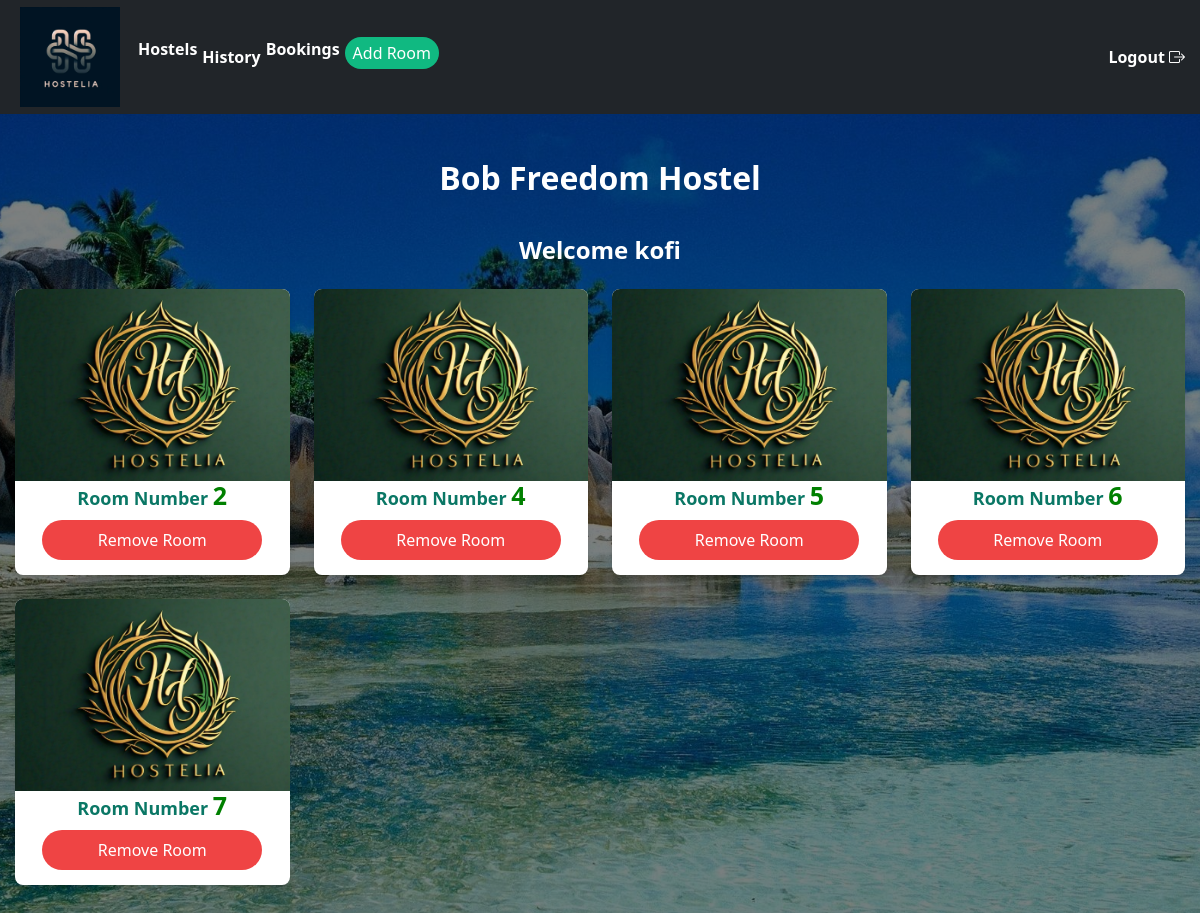
Page /hm_dashboard/ (signed in) on the committed database.
### hostel/models.py (models this page shows, shortened)
class Hostel(models.Model):
    hostel_name = models.CharField(max_length=100)
    manager_name = models.CharField(max_length=100)
    location = models.CharField(max_length=255)
    picture = models.ImageField(upload_to='hostel_pictures/')
    contact = models.CharField(max_length=20)
    email = models.EmailField(max_length=254, default='example@example.com')
    number_of_rooms = models.PositiveIntegerField()

class Room(models.Model):
    hostel = models.ForeignKey(Hostel, on_delete=models.CASCADE, related_name='rooms')
    room_number = models.PositiveIntegerField()

### hostel/views.py (the view)
# urls.py: path('hm_dashboard/', views.hm_dashboard, name='hm_dashboard'),
@login_required
def hm_dashboard(request, hostel_id=None):
    if hostel_id:
        hostel = get_object_or_404(Hostel, id=hostel_id)
        rooms = hostel.rooms.all()
        return render(request, 'dashboard/hm_dashboard.html', {'hostel': hostel, 'rooms': rooms})
    else:
        hostels = Hostel.objects.filter(manager_name=request.user.username)
        if not hostels.exists():
            return HttpResponseRedirect(reverse('register_hostel'))
        else:
            first_hostel = hostels.first()
            rooms = first_hostel.rooms.all()
            return render(request, 'dashboard/hm_dashboard.html', {'hostel': first_hostel, 'rooms': rooms})

### hostel/templates/dashboard/hm_dashboard.html (shortened to what this page needs)
{% load static %}
<!DOCTYPE html>
<html lang="en">
<head>
    <link href="https://cdn.jsdelivr.net/npm/bootstrap@5.3.0-alpha1/dist/css/bootstrap.min.css" rel="stylesheet">
    <link href="https://cdn.jsdelivr.net/npm/bootstrap@5.3.0-alpha1/dist/css/bootstrap.min.css" rel="stylesheet">
    <link href="https://cdn.jsdelivr.net/npm/tailwindcss@2.2.19/dist/tailwind.min.css" rel="stylesheet"/>
    <link href="https://cdn.jsdelivr.net/npm/bootstrap-icons@1.7.2/font/bootstrap-icons.css" rel="stylesheet">
    <link rel="stylesheet" type="text/css" href="{% static 'styles/style.css' %}">
    <link rel="stylesheet" type="text/css" href="{% static 'styles/slider.css' %}">
    <link rel="stylesheet" type="text/css" href="{% static 'styles/slider_in.css' %}">
</head>
<body>
    <nav class="container-navbar navbar-expand-lg navbar-dark bg-dark">
        <div class="flex justify-between items-center">
            <div class="flex items-center">
                <a  href="#">
                    <img  src="{% static 'img/logo.jpg' %}" alt="Hostelia Logo" class="mr-2" width="60" height="60" style="border: 10px;">
                </a>
                <ul class="navbar-nav ms-auto">
                    <li>
                        <a class="navbar-brand" href="{% url 'hm_home' %}">Hostels</a>
                      </li>
                    <li class="nav-item">
                        <a class="nav-link" href="{% url 'hm_history' %}">History</a>
                    </li>
                  <li>
                    <a class="navbar-brand" href="{% url 'hm_booking' %}">Bookings</a>
                  </li>
                  <li class="nav-item">
                    <form method="POST" action="{% url 'add_room' %}">
                        <button type="submit" class="block text-white bg-green-500 hover:bg-green-600 rounded-md py-1 px-2 text-center rounded-pill">Add Room</button>
                    </form>
                </li>
                </ul>
            </div>
            <ul class="navbar-nav ms-auto">
                <li class="nav-item">
                    <a class="nav-link" href="{% url 'logout' %}"> Logout <i class="bi bi-box-arrow-right"></i></a>
                </li>
            </ul>
        </div>
    </nav>
        <section class="section-container mx-auto my-12">
            <h1 class="font-bold text-center mb-6 available-rooms-title text-white" style="font-size: 2rem;"> {{ hostel.hostel_name }} Hostel</h1>
            <h2 class="font-bold text-center mb-6 available-rooms-title text-white" style="font-size: 1.5rem;">Welcome  {{ user.username }}</h2>
            <div id="hostel-slider" class="grid grid-cols-1 sm:grid-cols-2 md:grid-cols-3 lg:grid-cols-4 gap-4">
                {% if rooms %}
                    {% for room in rooms %}
                        <div class="bg-white rounded-lg shadow-md hostel-card">
                            <img src="{{ hostel.picture.url }}" alt="{{ hostel.hostel_name }}" class="w-full h-48 object-cover rounded-t-lg" />
                            <h2 class="r-number text-lg font-semibold mb-2">Room Number <span>{{ room.room_number }}</span></h2>
                            <form method="POST" action="{% url 'remove_room' room.id %}">
                                <button type="submit" class="block mt-2 text-white bg-red-500 hover:bg-red-600 rounded-md py-2 px-4 text-center rounded-pill">Remove Room</button>
                            </form>
                        </div>
                    {% endfor %}
                {% else %}
                    <div class="text-center text-white">
                        <h2>No rooms available for this hostel.</h2>
                    </div>
                {% endif %}
            </div>
        </section>
</body>
</html>

### hostel/static/styles/slider.css (style rules this page uses)
.hostel-card { animation-duration: 1s; animation-fill-mode: forwards; }

### hostel/static/styles/slider_in.css (style rules this page uses)
.hostel-card { transition: transform 0.5s ease-in-out; }

### rows in the picture
Hostel: hostel_name "Bob Freedom"
Room: picture (picture), room_number "2"
Room: picture (picture), room_number "4"
Room: picture (picture), room_number "5"
Room: picture (picture), room_number "6"
Room: picture (picture), room_number "7"

### other values in the picture
{{ user.username }} "kofi"
